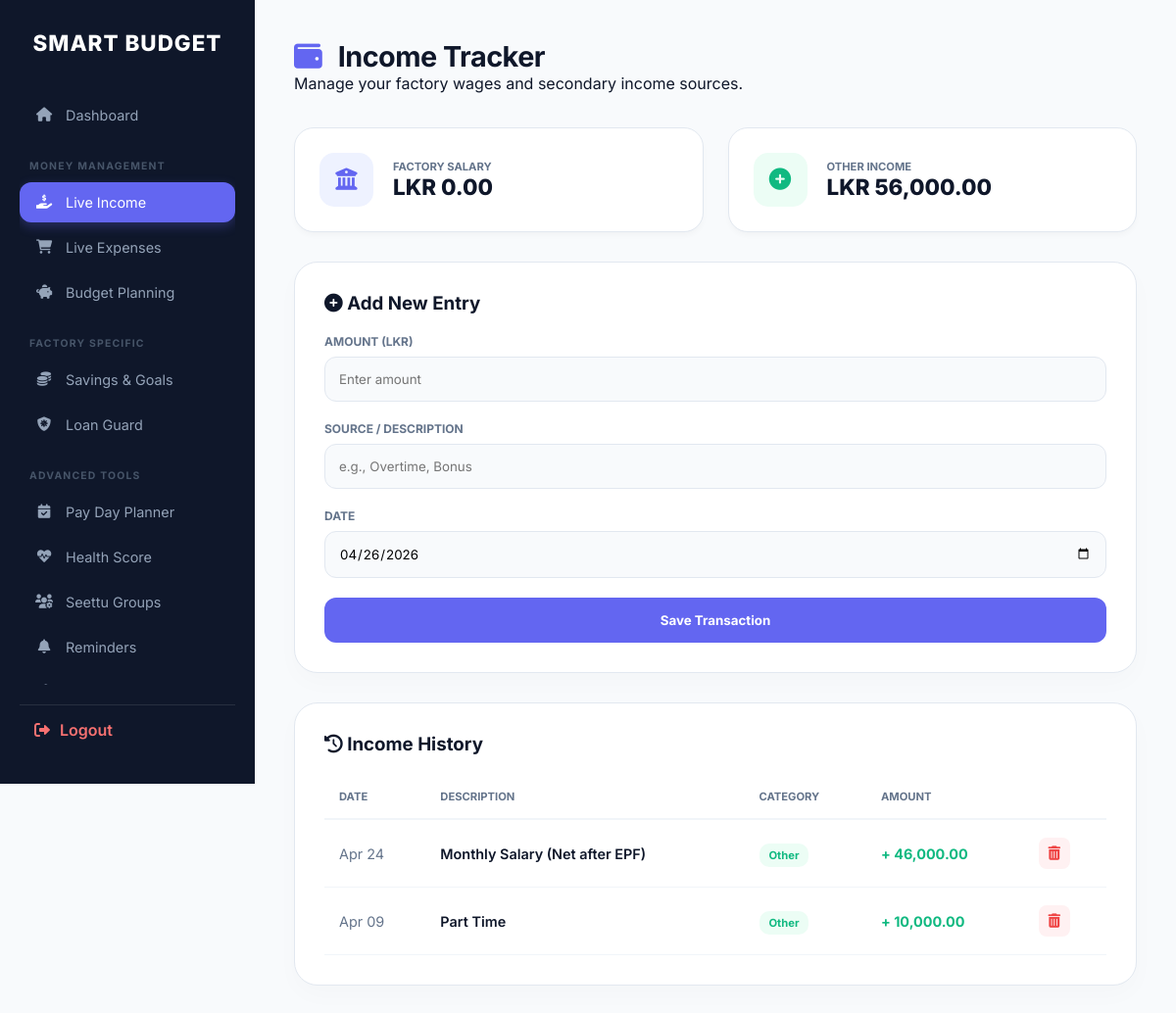
The app's page /income.php (signed in) with its own data.
### tables this page shows
CREATE TABLE `income_records` (
  `id` int NOT NULL,
  `user_id` int NOT NULL,
  `amount` decimal(10,2) NOT NULL,
  `source` varchar(100) DEFAULT NULL,
  `date` date NOT NULL,
  `created_at` timestamp NULL DEFAULT CURRENT_TIMESTAMP,
  `type` enum('Salary','Other') DEFAULT 'Other',
  `added_by` enum('User','Admin') DEFAULT 'User'
);

### income.php (the view, shortened to what this page needs)
<?php
require_once 'config.php';
$user_id = $_SESSION['user_id'];
$sum_query = "SELECT
    SUM(CASE WHEN added_by = 'Admin' THEN amount ELSE 0 END) as salary_total,
    SUM(CASE WHEN added_by = 'User' THEN amount ELSE 0 END) as other_total
    FROM income_records WHERE user_id = '$user_id' AND MONTH(date) = MONTH(CURRENT_DATE())";
$sum_res = mysqli_query($conn, $sum_query);
$sums = mysqli_fetch_assoc($sum_res);
$fetch_income = mysqli_query($conn, "SELECT * FROM income_records WHERE user_id = '$user_id' ORDER BY date DESC");
?>
<!DOCTYPE html>
<html lang="en">
<head>
    <link rel="stylesheet" href="https://cdnjs.cloudflare.com/ajax/libs/font-awesome/6.0.0/css/all.min.css">
</head>
<body>
<div class="sidebar">
    <div class="sidebar-brand">SMART BUDGET</div>
    <div class="nav-links">
        <a href="dashboard.php" class="nav-item">
            <i class="fas fa-home"></i> <span>Dashboard</span>
        </a>
        <div class="nav-group-label">Money Management</div>
        <a href="income.php" class="nav-item active">
            <i class="fas fa-hand-holding-usd"></i> <span>Live Income</span>
        </a>
        <a href="expenses.php" class="nav-item">
            <i class="fas fa-shopping-cart"></i> <span>Live Expenses</span>
        </a>
        <a href="budget.php" class="nav-item">
            <i class="fas fa-piggy-bank"></i> <span>Budget Planning</span>
        </a>
        <div class="nav-group-label">Factory Specific</div>
        <a href="savings.php" class="nav-item">
            <i class="fas fa-coins"></i> <span>Savings & Goals</span>
        </a>
        <a href="loans.php" class="nav-item">
            <i class="fas fa-shield-virus"></i> <span>Loan Guard</span>
        </a>
        <div class="nav-group-label">Advanced Tools</div>
        <a href="payday.php" class="nav-item">
            <i class="fas fa-calendar-check"></i> <span>Pay Day Planner</span>
        </a>
        <a href="health_score.php" class="nav-item">
            <i class="fas fa-heartbeat"></i> <span>Health Score</span>
        </a>
        <a href="seettu.php" class="nav-item">
            <i class="fas fa-users-cog"></i> <span>Seettu Groups</span>
        </a>
        <a href="reminders.php" class="nav-item">
            <i class="fas fa-bell"></i> <span>Reminders</span>
        </a>
        <a href="reports.php" class="nav-item">
            <i class="fas fa-chart-pie"></i> <span>Reports and Charts</span>
        </a>
    </div>
    <a href="logout.php" class="logout-link">
        <i class="fas fa-sign-out-alt"></i> <span>Logout</span>
    </a>
</div>
<div class="main-wrapper">
    <div class="header-section">
        <div>
            <h2><i class="fas fa-wallet" style="color: var(--primary); margin-right: 10px;"></i> Income Tracker</h2>
            <p>Manage your factory wages and secondary income sources.</p>
        </div>
    </div>
    <div class="summary-grid">
        <div class="mini-card">
            <div class="icon-box" style="background: #eef2ff; color: var(--primary);"><i class="fas fa-university"></i></div>
            <div>
                <p style="font-size: 0.7rem; color: var(--text-sub); font-weight: 700; text-transform: uppercase;">Factory Salary</p>
                <p style="font-size: 1.4rem; font-weight: 800;">LKR <?php echo number_format($sums['salary_total'] ?? 0, 2); ?></p>
            </div>
        </div>
        <div class="mini-card">
            <div class="icon-box" style="background: #ecfdf5; color: var(--success);"><i class="fas fa-plus-circle"></i></div>
            <div>
                <p style="font-size: 0.7rem; color: var(--text-sub); font-weight: 700; text-transform: uppercase;">Other Income</p>
                <p style="font-size: 1.4rem; font-weight: 800;">LKR <?php echo number_format($sums['other_total'] ?? 0, 2); ?></p>
            </div>
        </div>
    </div>
    <div class="content-grid">
        <div class="glass-card">
            <h3 style="margin-bottom:20px;"><i class="fas fa-plus-circle"></i> Add New Entry</h3>
            <form method="POST">
                <label>Amount (LKR)</label>
                <input type="number" name="amount" placeholder="Enter amount" required>
                <label>Source / Description</label>
                <input type="text" name="source" placeholder="e.g., Overtime, Bonus" required>
                <label>Date</label>
                <input type="date" name="date" value="<?php echo date('Y-m-d'); ?>" required>
                <button type="submit" name="add_income" class="submit-btn">Save Transaction</button>
            </form>
        </div>
        <div class="glass-card">
            <h3 style="margin-bottom:20px;"><i class="fas fa-history"></i> Income History</h3>
            <div style="overflow-x: auto;">
                <table>
                    <thead>
                        <tr>
                            <th>Date</th>
                            <th>Description</th>
                            <th>Category</th>
                            <th>Amount</th>
                            <th></th>
                        </tr>
                    </thead>
                    <tbody>
                        <?php while($row = mysqli_fetch_assoc($fetch_income)): ?>
                        <tr>
                            <td style="color: var(--text-sub);"><?php echo date('M d', strtotime($row['date'])); ?></td>
                            <td style="font-weight: 600;"><?php echo htmlspecialchars($row['source']); ?></td>
                            <td>
                                <span class="badge <?php echo ($row['added_by'] == 'Admin') ? 'badge-salary' : 'badge-other'; ?>">
                                    <?php echo ($row['added_by'] == 'Admin') ? 'Salary' : 'Other'; ?>
                                </span>
                            </td>
                            <td style="color: var(--success); font-weight: 700;">+ <?php echo number_format($row['amount'], 2); ?></td>
                            <td>
                                <?php if($row['added_by'] == 'User'): ?>
                                    <a href="income.php?delete_id=<?php echo $row['id']; ?>" class="action-icon" onclick="return confirm('Delete?')">
                                        <i class="fas fa-trash-alt"></i>
                                    </a>
                                <?php else: ?>
                                    <i class="fas fa-lock" style="color: #cbd5e1;"></i>
                                <?php endif; ?>
                            </td>
                        </tr>
                        <?php endwhile; ?>
                    </tbody>
                </table>
            </div>
        </div>
    </div>
</div>
</body>
</html>

### income.php (style rules this page uses)
:root { --bg: #f8fafc; --sidebar-bg: #0f172a; --card-bg: #ffffff; --border: #e2e8f0; --primary: #6366f1; --text-main: #0f172a; --text-sub: #64748b; --success: #10b981; --danger: #ef4444; }
* { margin: 0; padding: 0; box-sizing: border-box; font-family: 'Inter', sans-serif; }
body { background: var(--bg); color: var(--text-main); display: flex; }
.sidebar { width: 260px; background: var(--sidebar-bg); height: 100vh; position: fixed; padding: 30px 20px; display: flex; flex-direction: column; color: white; z-index: 1000; }
.sidebar-brand { font-size: 1.4rem; font-weight: 800; margin-bottom: 40px; text-align: center; letter-spacing: 1px; color: #fff; }
.nav-links { flex: 1; overflow-y: auto; }
.nav-group-label { font-size: 0.65rem; text-transform: uppercase; color: #475569; margin: 25px 0 10px 10px; letter-spacing: 1.2px; font-weight: 700; }
.nav-item { display: flex; align-items: center; padding: 12px 15px; color: #94a3b8; text-decoration: none; border-radius: 12px; margin-bottom: 5px; transition: 0.3s; font-size: 0.9rem; }
.nav-item i { margin-right: 12px; width: 20px; text-align: center; }
.nav-item:hover, .nav-item.active { background: rgba(255, 255, 255, 0.05); color: white; }
.nav-item.active { background: var(--primary); color: white; box-shadow: 0 4px 12px rgba(99, 102, 241, 0.3); }
.logout-link { padding: 15px; color: #f87171; text-decoration: none; font-weight: 600; display: flex; align-items: center; gap: 10px; margin-top: 20px; border-top: 1px solid rgba(255,255,255,0.1); }
.main-wrapper { margin-left: 260px; width: calc(100% - 260px); padding: 40px; }
.header-section { margin-bottom: 35px; display: flex; justify-content: space-between; align-items: center; }
.header-section h2 { font-size: 1.8rem; font-weight: 700; letter-spacing: -0.5px; }
.summary-grid { display: grid; grid-template-columns: repeat(2, 1fr); gap: 25px; margin-bottom: 30px; }
.mini-card { background: var(--card-bg); border: 1px solid var(--border); padding: 25px; border-radius: 20px; box-shadow: 0 4px 6px -1px rgba(0, 0, 0, 0.03); display: flex; align-items: center; gap: 20px; }
.icon-box { width: 55px; height: 55px; border-radius: 15px; display: flex; align-items: center; justify-content: center; font-size: 1.4rem; }
.content-grid { display: grid; grid-template-columns: 380px 1fr; gap: 30px; }
.glass-card { background: var(--card-bg); border: 1px solid var(--border); padding: 30px; border-radius: 24px; box-shadow: 0 10px 25px rgba(0,0,0,0.02); }
label { display: block; font-size: 0.75rem; color: var(--text-sub); margin-bottom: 8px; text-transform: uppercase; font-weight: 700; }
input { width: 100%; padding: 14px; margin-bottom: 20px; background: #f8fafc; border: 1px solid var(--border); border-radius: 12px; outline: none; transition: 0.3s; }
.submit-btn { width: 100%; padding: 15px; border: none; border-radius: 12px; font-weight: 700; background: var(--primary); color: white; cursor: pointer; transition: 0.3s; }
table { width: 100%; border-collapse: collapse; }
th { text-align: left; padding: 15px; color: var(--text-sub); font-size: 0.7rem; text-transform: uppercase; border-bottom: 2px solid #f1f5f9; }
td { padding: 18px 15px; border-bottom: 1px solid #f1f5f9; font-size: 0.9rem; }
.badge { padding: 5px 10px; border-radius: 10px; font-size: 0.7rem; font-weight: 700; }
.badge-other { background: #ecfdf5; color: var(--success); }
.action-icon { color: var(--danger); background: #fff1f2; width: 32px; height: 32px; border-radius: 8px; display: flex; align-items: center; justify-content: center; text-decoration: none; }
@media (max-width: 1200px) { .content-grid { grid-template-columns: 1fr; } }

### records on screen
income_records: date "Apr 24", source "Monthly Salary (Net after EPF)", added_by "Other", amount "46,000.00"
income_records: date "Apr 09", source "Part Time", added_by "Other", amount "10,000.00"

### other values on screen
$sums['salary_total'] "0.00"
$sums['other_total'] "56,000.00"
